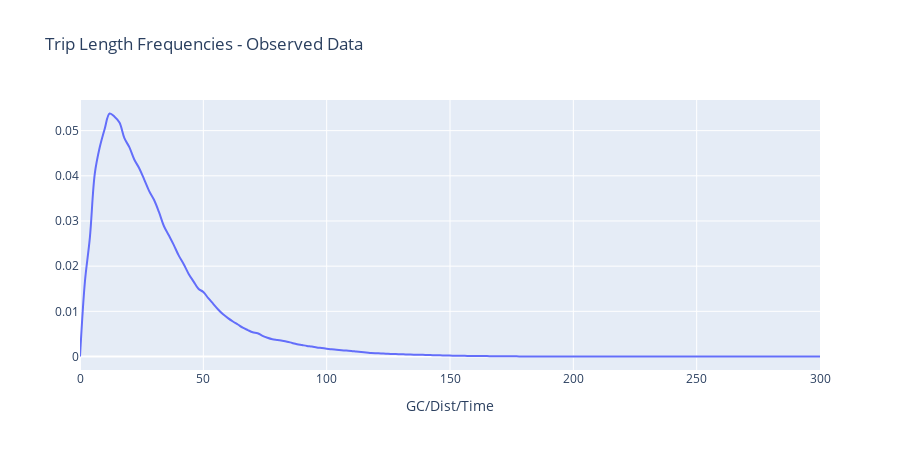
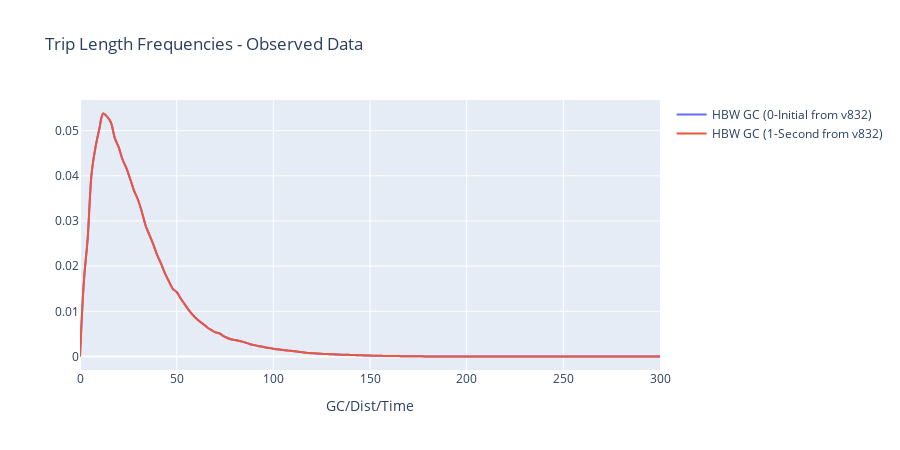
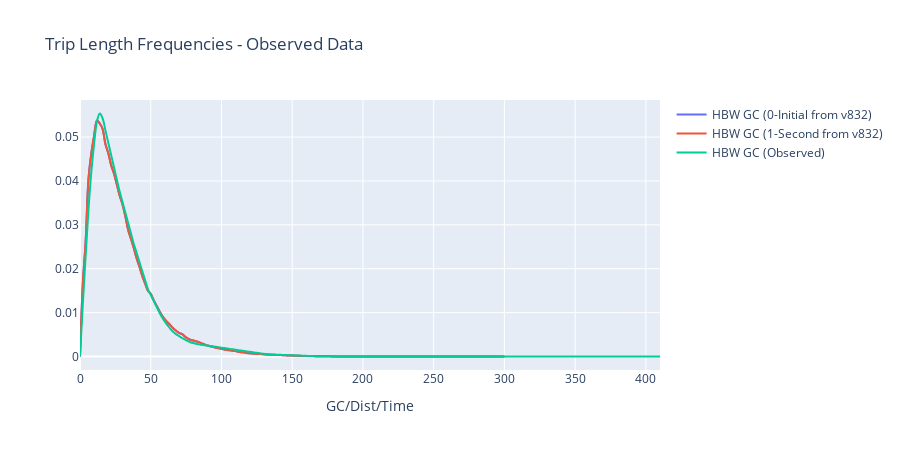

Write notebook code for charts like these, in order.
### Code cell
# MAKE INTERACTIVE CHART
py.offline.init_notebook_mode(connected=True)

lstTripPurp  = dfObsModelMerge['TRIPPURP'].unique().tolist() # HBW, HBShp, HBOth,...
lstTLFType   = dfObsModelMerge['TLFTYPE' ].unique().tolist() # GC, Time, Dist
lstModOpt    = dfObsModelMerge['FF_CALIB_ROUND'].unique().tolist()
    
selectTripPurp     = widgets.SelectMultiple(options=lstTripPurp                     , value=('HBW',)               , description='Trip Purpose')
selectTLFType      = widgets.SelectMultiple(options=lstTLFType                      , value=('GC' ,)               , description='TLF Type'    )
selectPreset       = widgets.Select        (options=dfZoomPresets['PRESET'].tolist(), value= 'All'                 , description='Zoom Presets')
selectModelOption  = widgets.SelectMultiple(options=lstModOpt                       , value=('0-Initial from v832',), description='Model Run')

#custom extents
xmin = widgets.Text(value='0'  , description='X Min')
xmax = widgets.Text(value='60' , description='X Max')
ymin = widgets.Text(value='0'  , description='Y Min')
ymax = widgets.Text(value='.01', description='Y Max')

widgets.interactive(update_plot_mod_vs_obs, modeloption=selectModelOption,trippurps=selectTripPurp, tlftypes=selectTLFType, zoompreset=selectPreset, xmin=xmin, xmax=xmax, ymin=ymin, ymax=ymax)

### Figure 1 — Plotly figure (JSON) as saved in the notebook; plotly's stock layout.template omitted (floating-point values rounded to 4 significant figures; data arrays with more than 128 entries replaced by an {"elided": "..."} marker saying what was removed)
{"data": [{"line": {"shape": "spline"}, "mode": "lines", "name": "HBW GC (0-Initial from v832)", "type": "scatter", "x": {"elided": "151 int values"}, "y": {"elided": "151 float values"}}], "layout": {"height": 450, "title": {"text": "Trip Length Frequencies - Observed Data"}, "xaxis": {"range": [null, null], "title": {"text": "GC/Dist/Time"}}, "yaxis": {"range": [null, null], "title": {"text": ""}}}}

### Figure 2 — Plotly figure (JSON) as saved in the notebook; plotly's stock layout.template omitted (floating-point values rounded to 4 significant figures; data arrays with more than 128 entries replaced by an {"elided": "..."} marker saying what was removed)
{"data": [{"line": {"shape": "spline"}, "mode": "lines", "name": "HBW GC (0-Initial from v832)", "type": "scatter", "x": {"elided": "151 int values"}, "y": {"elided": "151 float values"}}, {"line": {"shape": "spline"}, "mode": "lines", "name": "HBW GC (1-Second from v832)", "type": "scatter", "x": {"elided": "151 int values"}, "y": {"elided": "151 float values"}}], "layout": {"height": 450, "title": {"text": "Trip Length Frequencies - Observed Data"}, "xaxis": {"range": [null, null], "title": {"text": "GC/Dist/Time"}}, "yaxis": {"range": [null, null], "title": {"text": ""}}}}

### Figure 3 — Plotly figure (JSON) as saved in the notebook; plotly's stock layout.template omitted (floating-point values rounded to 4 significant figures; data arrays with more than 128 entries replaced by an {"elided": "..."} marker saying what was removed)
{"data": [{"line": {"shape": "spline"}, "mode": "lines", "name": "HBW GC (0-Initial from v832)", "type": "scatter", "x": {"elided": "151 int values"}, "y": {"elided": "151 float values"}}, {"line": {"shape": "spline"}, "mode": "lines", "name": "HBW GC (1-Second from v832)", "type": "scatter", "x": {"elided": "151 int values"}, "y": {"elided": "151 float values"}}, {"line": {"shape": "spline"}, "mode": "lines", "name": "HBW GC (Observed)", "type": "scatter", "x": {"elided": "206 int values"}, "y": {"elided": "206 float values"}}], "layout": {"height": 450, "title": {"text": "Trip Length Frequencies - Observed Data"}, "xaxis": {"range": [null, null], "title": {"text": "GC/Dist/Time"}}, "yaxis": {"range": [null, null], "title": {"text": ""}}}}
